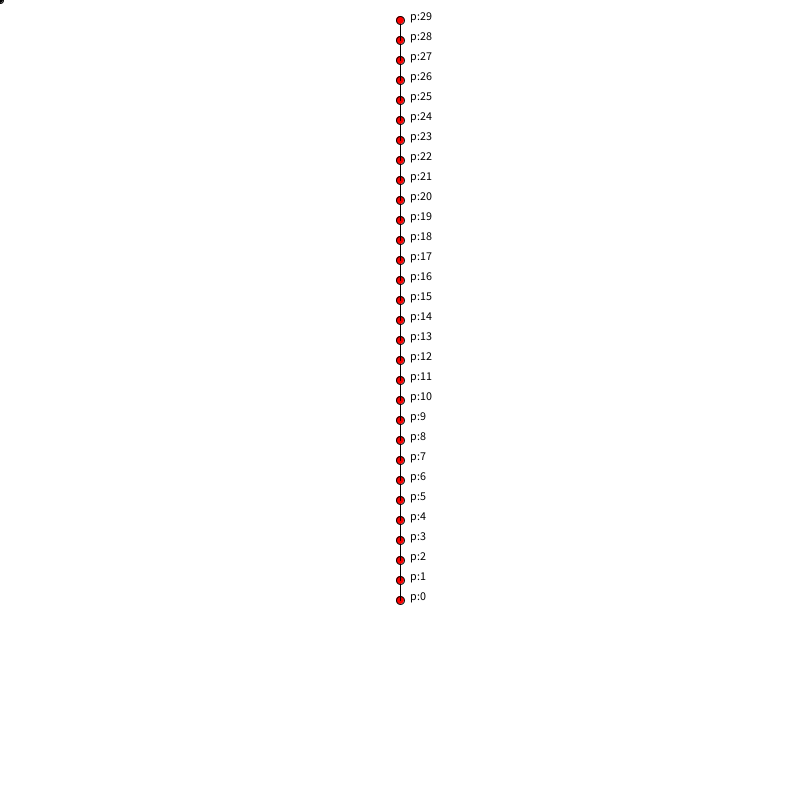
Frame 1 (no input)
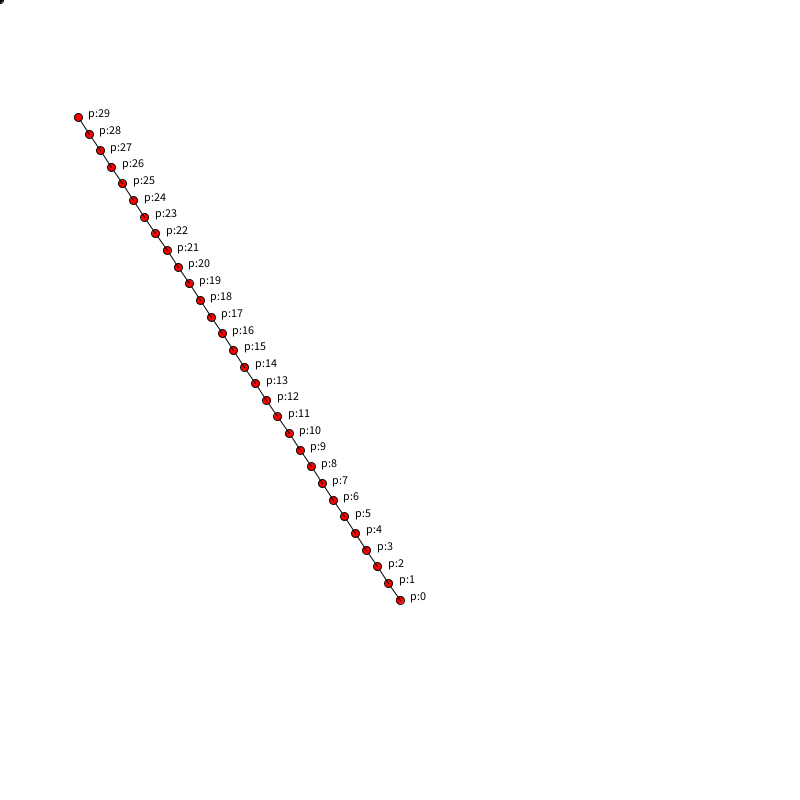
Frame 60 (the mouse pressed at the canvas centre just before this capture)
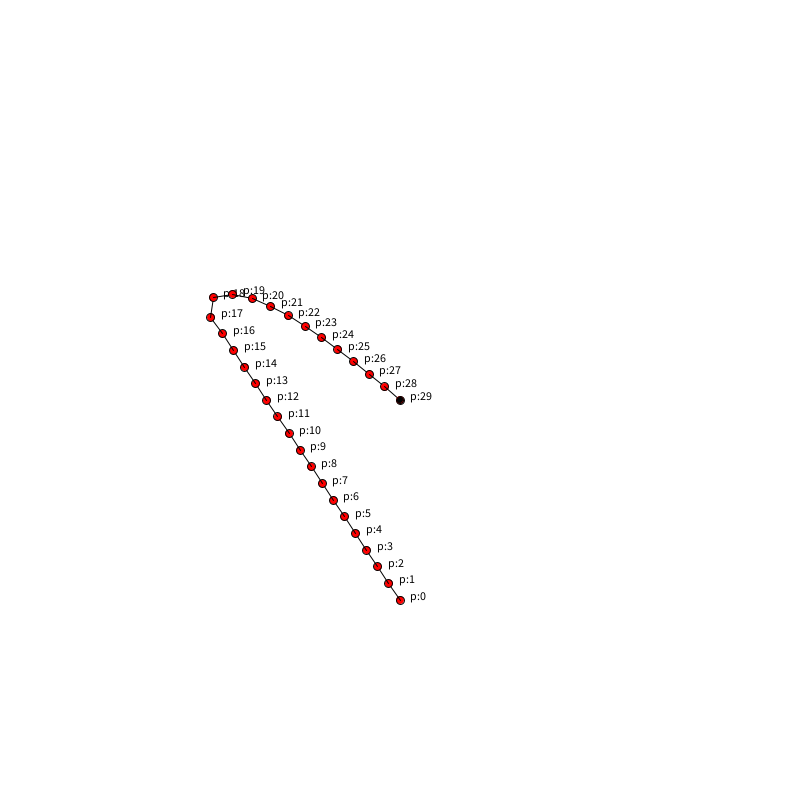
Frame 120 (the mouse held since frame 60 and released just before this capture)

The Processing sketch that drew these frames (run headless with seeded random() and noise(); from frame 60 on, the mouse is pressed at the canvas centre):

// Processing sketch: week14_9b_ik_inverse_kinematics_part8
// ── week14_9b_ik_inverse_kinematics_part8.pde
//week14_9b_ik_inverse_kinematics_part8
void setup()
{
  size(800,800);
  for(int i=0;i<N;i++)//從下到上擺好
  {
    p[i] = new PVector(400,600-L*i);
  }
}
int N=30,L=600/N;
PVector [] p = new PVector[N];//6個頂點
void draw()
{
  background(255);
  for(int i=0;i<N;i++)
  {
    if(i>0) line(p[i-1].x,p[i-1].y,p[i].x,p[i].y);
    fill(255,0,0);//紅字
    ellipse(p[i].x,p[i].y,8,8);
    fill(0);//黑字
    text("p:"+i,p[i].x+10,p[i].y);//字往右一點點
  }
  PVector now = new PVector(mouseX,mouseY);//現在的位置
  p[N-1].x=now.x;
  p[N-1].y=now.y;
  for(int i=N-2;i>0;i--)
  {
    PVector v = PVector.sub(p[i+1],p[i]).normalize().mult(L);//短向量
    //因為長度限制為50所以長向量長度先變1 再乘以50
    p[i].x=p[i+1].x-v.x;//新的位置,中心,再加上長度50的這小段
    p[i].y=p[i+1].y-v.y;//新的位置,中心,再加上長度50的這小段
  }
  for(int i=1;i<=N-1;i++)
  {
    PVector v = PVector.sub(p[i],p[i-1]).normalize().mult(L);
    p[i].x=p[i-1].x+v.x;
    p[i].y=p[i-1].y+v.y;
  }
  ellipse(mouseX,mouseY,6,6);//滑鼠也有一個點，控制座標移動
  //line(p[4].x,p[4].y,mouseX,mouseY);
}
